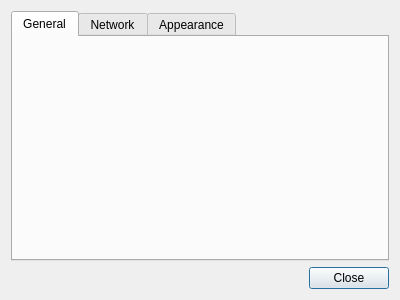
<?xml version="1.0" encoding="UTF-8"?>
<ui version="4.0">
 <class>SettingsDialog</class>
 <widget class="QDialog" name="SettingsDialog">
  <property name="geometry">
   <rect>
    <x>0</x>
    <y>0</y>
    <width>400</width>
    <height>300</height>
   </rect>
  </property>
  <property name="windowTitle">
   <string>Settings</string>
  </property>
  <layout class="QVBoxLayout" name="verticalLayout">
   <item>
    <widget class="QTabWidget" name="tabWidget">
     <widget class="QWidget" name="generalTab">
      <attribute name="title">
       <string>General</string>
      </attribute>
     </widget>
     <widget class="QWidget" name="networkTab">
      <attribute name="title">
       <string>Network</string>
      </attribute>
     </widget>
     <widget class="QWidget" name="themeTab">
      <attribute name="title">
       <string>Appearance</string>
      </attribute>
     </widget>
    </widget>
   </item>
   <item>
    <widget class="QDialogButtonBox" name="buttonBox">
     <property name="standardButtons">
      <set>QDialogButtonBox::Close</set>
     </property>
    </widget>
   </item>
  </layout>
 </widget>
 <resources/>
 <connections>
  <connection>
   <sender>buttonBox</sender>
   <signal>accepted()</signal>
   <receiver>SettingsDialog</receiver>
   <slot>accept()</slot>
  </connection>
  <connection>
   <sender>buttonBox</sender>
   <signal>rejected()</signal>
   <receiver>SettingsDialog</receiver>
   <slot>reject()</slot>
  </connection>
 </connections>
</ui>
